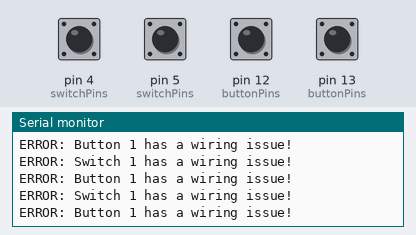
Simulated run of this sketch. Board: Arduino Uno, built with avr-gcc and run on an emulated ATmega328P. Shown: the last lines printed to the serial monitor. The test bench sets the inputs (shaded band); at power-on: pin 4 (switchPins), pin 5 (switchPins), pin 12 (buttonPins), pin 13 (buttonPins) HIGH.

Above: at 1.2 s.
1.3 s: pin 4 (switchPins) pulled LOW for 0.15 s
3.0 s: pin 5 (switchPins) pulled LOW for 0.15 s
4.7 s: pin 12 (buttonPins) pulled LOW for 0.15 s
At 4.85 s:
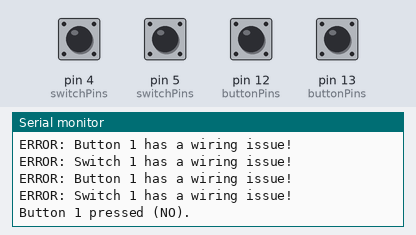
6.4 s: pin 13 (buttonPins) pulled LOW for 1 s
At 6.56 s:
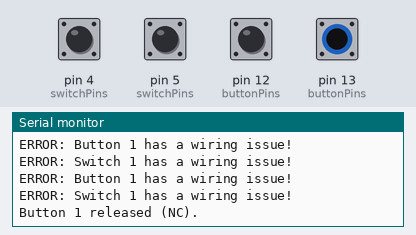
8.9 s: pin 4 (switchPins) driven LOW and pin 12 (buttonPins) driven LOW
At 9.98 s:
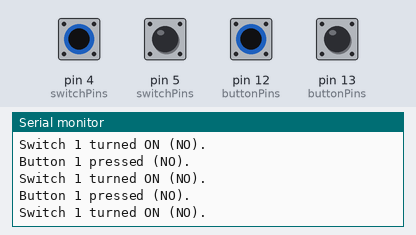

The sketch:

ButtonDebounce.ino
```cpp
#include <Bounce2.h>

// Number of switches and buttons
#define NUM_SWITCHES 1
#define NUM_BUTTONS 1

// Pins for switches (NO and NC for each switch)
const int switchPins[NUM_SWITCHES][2] = {
  {4, 5}  // Switch 1: NO=4, NC=5
  //{6, 7},  // Switch 2: NO=6, NC=7
  //{8, 9},  // Switch 3: NO=8, NC=9
  //{10, 11},  // Switch 4: NO=10, NC=11
  //{12, 13},// Switch 5: NO=12, NC=13
  //{14, 15} // Switch 6: NO=14, NC=15
};

// Pins for buttons (NO and NC for each button)
const int buttonPins[NUM_BUTTONS][2] = {
  {12, 13} // Button 1: NO=16, NC=17
  //{18, 21}  // Button 2: NO=18, NC=21
};

// Debouncer objects for switches and buttons
Bounce debouncedSwitches[NUM_SWITCHES][2]; // [switch][NO/NC]
Bounce debouncedButtons[NUM_BUTTONS][2];  // [button][NO/NC]

void setup() {
  Serial.begin(115200);

  // Initialize switches
  for (int i = 0; i < NUM_SWITCHES; i++) {
    for (int j = 0; j < 2; j++) { // 0 = NO, 1 = NC
      pinMode(switchPins[i][j], INPUT_PULLUP);               // Use internal pull-up resistors
      debouncedSwitches[i][j].attach(switchPins[i][j]);      // Attach the pin to the debouncer
      debouncedSwitches[i][j].interval(50);                  // Set debounce interval (50ms)
    }
  }

  // Initialize buttons
  for (int i = 0; i < NUM_BUTTONS; i++) {
    for (int j = 0; j < 2; j++) { // 0 = NO, 1 = NC
      pinMode(buttonPins[i][j], INPUT_PULLUP);               // Use internal pull-up resistors
      debouncedButtons[i][j].attach(buttonPins[i][j]);       // Attach the pin to the debouncer
      debouncedButtons[i][j].interval(50);                   // Set debounce interval (50ms)
    }
  }
}

void loop() {
  // Check switches
  for (int i = 0; i < NUM_SWITCHES; i++) {
    for (int j = 0; j < 2; j++) { // Update debouncers
      debouncedSwitches[i][j].update();
    }

    // Read current states
    bool noState = debouncedSwitches[i][0].read(); // NO pin state
    bool ncState = debouncedSwitches[i][1].read(); // NC pin state

    // Check for errors
    if (noState == ncState) { // Both HIGH or both LOW
      Serial.print("ERROR: Switch ");
      Serial.print(i + 1);
      Serial.println(" has a wiring issue!");
    } else if (!noState) { // NO pressed (LOW)
      Serial.print("Switch ");
      Serial.print(i + 1);
      Serial.println(" turned ON (NO).");
    } else if (!ncState) { // NC pressed (LOW)
      Serial.print("Switch ");
      Serial.print(i + 1);
      Serial.println(" turned OFF (NC).");
    }
  }

  // Check buttons
  for (int i = 0; i < NUM_BUTTONS; i++) {
    for (int j = 0; j < 2; j++) { // Update debouncers
      debouncedButtons[i][j].update();
    }

    // Read current states
    bool noState = debouncedButtons[i][0].read(); // NO pin state
    bool ncState = debouncedButtons[i][1].read(); // NC pin state

    // Check for errors
    if (noState == ncState) { // Both HIGH or both LOW
      Serial.print("ERROR: Button ");
      Serial.print(i + 1);
      Serial.println(" has a wiring issue!");
    } else if (!noState) { // NO pressed (LOW)
      Serial.print("Button ");
      Serial.print(i + 1);
      Serial.println(" pressed (NO).");
    } else if (!ncState) { // NC pressed (LOW)
      Serial.print("Button ");
      Serial.print(i + 1);
      Serial.println(" released (NC).");
    }
  }
  delay(100);
}
```

Measured:
- after the input at 4.7 s, the serial monitor: prints a new line after 0.14 s (image 1)
- after the input at 6.4 s, the serial monitor: prints a new line after 0.16 s (image 2)
- after the input at 8.9 s, the serial monitor: prints a new line after 0.17 s (image 3)
